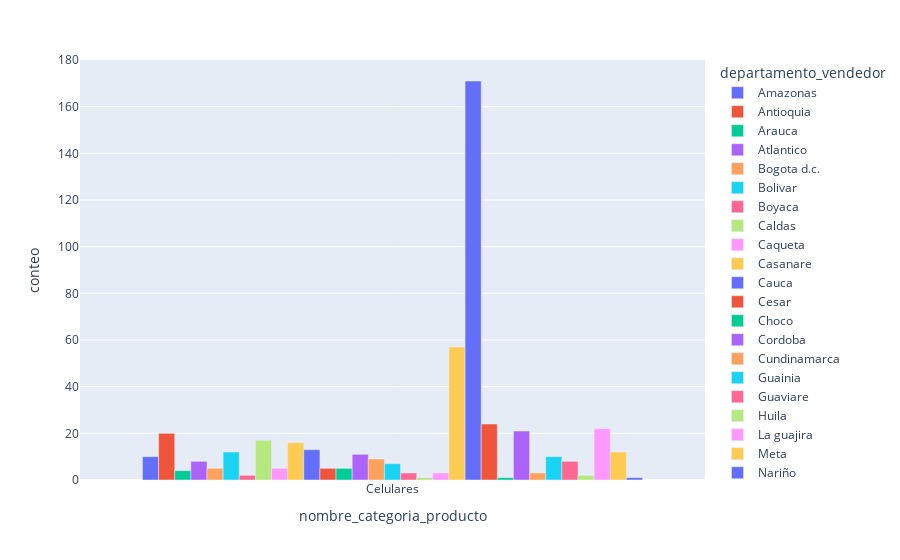

Source (notebook cell):
### Markdown cell above
## 3. Grafico de barras agrupadas

### Code cell
#Arreglar los datos 
data_producto=data.groupby(["departamento_vendedor","nombre_categoria_producto"]).count().reset_index()[["orden_id","departamento_vendedor","nombre_categoria_producto"]]
#cambiar el nombre de las columnas
data_producto=data_producto.rename(columns={"orden_id":"conteo"})
#filtrar por ciertos productos
data_producto=data_producto[data_producto["nombre_categoria_producto"]=="Celulares"]
fig2=px.bar(data_producto, x="nombre_categoria_producto", y="conteo", color="departamento_vendedor", barmode="group")
fig2.show()

### Figure 1 — Plotly figure (JSON) as saved in the notebook; plotly's stock layout.template omitted (floating-point values rounded to 4 significant figures)
{"data": [{"alignmentgroup": "True", "hovertemplate": "departamento_vendedor=Amazonas<br>nombre_categoria_producto=%{x}<br>conteo=%{y}<extra></extra>", "legendgroup": "Amazonas", "marker": {"color": "#636efa", "pattern": {"shape": ""}}, "name": "Amazonas", "offsetgroup": "Amazonas", "orientation": "v", "showlegend": true, "textposition": "auto", "type": "bar", "x": ["Celulares"], "xaxis": "x", "y": [10], "yaxis": "y"}, {"alignmentgroup": "True", "hovertemplate": "departamento_vendedor=Antioquia<br>nombre_categoria_producto=%{x}<br>conteo=%{y}<extra></extra>", "legendgroup": "Antioquia", "marker": {"color": "#EF553B", "pattern": {"shape": ""}}, "name": "Antioquia", "offsetgroup": "Antioquia", "orientation": "v", "showlegend": true, "textposition": "auto", "type": "bar", "x": ["Celulares"], "xaxis": "x", "y": [20], "yaxis": "y"}, {"alignmentgroup": "True", "hovertemplate": "departamento_vendedor=Arauca<br>nombre_categoria_producto=%{x}<br>conteo=%{y}<extra></extra>", "legendgroup": "Arauca", "marker": {"color": "#00cc96", "pattern": {"shape": ""}}, "name": "Arauca", "offsetgroup": "Arauca", "orientation": "v", "showlegend": true, "textposition": "auto", "type": "bar", "x": ["Celulares"], "xaxis": "x", "y": [4], "yaxis": "y"}, {"alignmentgroup": "True", "hovertemplate": "departamento_vendedor=Atlantico<br>nombre_categoria_producto=%{x}<br>conteo=%{y}<extra></extra>", "legendgroup": "Atlantico", "marker": {"color": "#ab63fa", "pattern": {"shape": ""}}, "name": "Atlantico", "offsetgroup": "Atlantico", "orientation": "v", "showlegend": true, "textposition": "auto", "type": "bar", "x": ["Celulares"], "xaxis": "x", "y": [8], "yaxis": "y"}, {"alignmentgroup": "True", "hovertemplate": "departamento_vendedor=Bogota d.c.<br>nombre_categoria_producto=%{x}<br>conteo=%{y}<extra></extra>", "legendgroup": "Bogota d.c.", "marker": {"color": "#FFA15A", "pattern": {"shape": ""}}, "name": "Bogota d.c.", "offsetgroup": "Bogota d.c.", "orientation": "v", "showlegend": true, "textposition": "auto", "type": "bar", "x": ["Celulares"], "xaxis": "x", "y": [5], "yaxis": "y"}, {"alignmentgroup": "True", "hovertemplate": "departamento_vendedor=Bolivar<br>nombre_categoria_producto=%{x}<br>conteo=%{y}<extra></extra>", "legendgroup": "Bolivar", "marker": {"color": "#19d3f3", "pattern": {"shape": ""}}, "name": "Bolivar", "offsetgroup": "Bolivar", "orientation": "v", "showlegend": true, "textposition": "auto", "type": "bar", "x": ["Celulares"], "xaxis": "x", "y": [12], "yaxis": "y"}, {"alignmentgroup": "True", "hovertemplate": "departamento_vendedor=Boyaca<br>nombre_categoria_producto=%{x}<br>conteo=%{y}<extra></extra>", "legendgroup": "Boyaca", "marker": {"color": "#FF6692", "pattern": {"shape": ""}}, "name": "Boyaca", "offsetgroup": "Boyaca", "orientation": "v", "showlegend": true, "textposition": "auto", "type": "bar", "x": ["Celulares"], "xaxis": "x", "y": [2], "yaxis": "y"}, {"alignmentgroup": "True", "hovertemplate": "departamento_vendedor=Caldas<br>nombre_categoria_producto=%{x}<br>conteo=%{y}<extra></extra>", "legendgroup": "Caldas", "marker": {"color": "#B6E880", "pattern": {"shape": ""}}, "name": "Caldas", "offsetgroup": "Caldas", "orientation": "v", "showlegend": true, "textposition": "auto", "type": "bar", "x": ["Celulares"], "xaxis": "x", "y": [17], "yaxis": "y"}, {"alignmentgroup": "True", "hovertemplate": "departamento_vendedor=Caqueta<br>nombre_categoria_producto=%{x}<br>conteo=%{y}<extra></extra>", "legendgroup": "Caqueta", "marker": {"color": "#FF97FF", "pattern": {"shape": ""}}, "name": "Caqueta", "offsetgroup": "Caqueta", "orientation": "v", "showlegend": true, "textposition": "auto", "type": "bar", "x": ["Celulares"], "xaxis": "x", "y": [5], "yaxis": "y"}, {"alignmentgroup": "True", "hovertemplate": "departamento_vendedor=Casanare<br>nombre_categoria_producto=%{x}<br>conteo=%{y}<extra></extra>", "legendgroup": "Casanare", "marker": {"color": "#FECB52", "pattern": {"shape": ""}}, "name": "Casanare", "offsetgroup": "Casanare", "orientation": "v", "showlegend": true, "textposition": "auto", "type": "bar", "x": ["Celulares"], "xaxis": "x", "y": [16], "yaxis": "y"}, {"alignmentgroup": "True", "hovertemplate": "departamento_vendedor=Cauca<br>nombre_categoria_producto=%{x}<br>conteo=%{y}<extra></extra>", "legendgroup": "Cauca", "marker": {"color": "#636efa", "pattern": {"shape": ""}}, "name": "Cauca", "offsetgroup": "Cauca", "orientation": "v", "showlegend": true, "textposition": "auto", "type": "bar", "x": ["Celulares"], "xaxis": "x", "y": [13], "yaxis": "y"}, {"alignmentgroup": "True", "hovertemplate": "departamento_vendedor=Cesar<br>nombre_categoria_producto=%{x}<br>conteo=%{y}<extra></extra>", "legendgroup": "Cesar", "marker": {"color": "#EF553B", "pattern": {"shape": ""}}, "name": "Cesar", "offsetgroup": "Cesar", "orientation": "v", "showlegend": true, "textposition": "auto", "type": "bar", "x": ["Celulares"], "xaxis": "x", "y": [5], "yaxis": "y"}, {"alignmentgroup": "True", "hovertemplate": "departamento_vendedor=Choco<br>nombre_categoria_producto=%{x}<br>conteo=%{y}<extra></extra>", "legendgroup": "Choco", "marker": {"color": "#00cc96", "pattern": {"shape": ""}}, "name": "Choco", "offsetgroup": "Choco", "orientation": "v", "showlegend": true, "textposition": "auto", "type": "bar", "x": ["Celulares"], "xaxis": "x", "y": [5], "yaxis": "y"}, {"alignmentgroup": "True", "hovertemplate": "departamento_vendedor=Cordoba<br>nombre_categoria_producto=%{x}<br>conteo=%{y}<extra></extra>", "legendgroup": "Cordoba", "marker": {"color": "#ab63fa", "pattern": {"shape": ""}}, "name": "Cordoba", "offsetgroup": "Cordoba", "orientation": "v", "showlegend": true, "textposition": "auto", "type": "bar", "x": ["Celulares"], "xaxis": "x", "y": [11], "yaxis": "y"}, {"alignmentgroup": "True", "hovertemplate": "departamento_vendedor=Cundinamarca<br>nombre_categoria_producto=%{x}<br>conteo=%{y}<extra></extra>", "legendgroup": "Cundinamarca", "marker": {"color": "#FFA15A", "pattern": {"shape": ""}}, "name": "Cundinamarca", "offsetgroup": "Cundinamarca", "orientation": "v", "showlegend": true, "textposition": "auto", "type": "bar", "x": ["Celulares"], "xaxis": "x", "y": [9], "yaxis": "y"}, {"alignmentgroup": "True", "hovertemplate": "departamento_vendedor=Guainia<br>nombre_categoria_producto=%{x}<br>conteo=%{y}<extra></extra>", "legendgroup": "Guainia", "marker": {"color": "#19d3f3", "pattern": {"shape": ""}}, "name": "Guainia", "offsetgroup": "Guainia", "orientation": "v", "showlegend": true, "textposition": "auto", "type": "bar", "x": ["Celulares"], "xaxis": "x", "y": [7], "yaxis": "y"}, {"alignmentgroup": "True", "hovertemplate": "departamento_vendedor=Guaviare<br>nombre_categoria_producto=%{x}<br>conteo=%{y}<extra></extra>", "legendgroup": "Guaviare", "marker": {"color": "#FF6692", "pattern": {"shape": ""}}, "name": "Guaviare", "offsetgroup": "Guaviare", "orientation": "v", "showlegend": true, "textposition": "auto", "type": "bar", "x": ["Celulares"], "xaxis": "x", "y": [3], "yaxis": "y"}, {"alignmentgroup": "True", "hovertemplate": "departamento_vendedor=Huila<br>nombre_categoria_producto=%{x}<br>conteo=%{y}<extra></extra>", "legendgroup": "Huila", "marker": {"color": "#B6E880", "pattern": {"shape": ""}}, "name": "Huila", "offsetgroup": "Huila", "orientation": "v", "showlegend": true, "textposition": "auto", "type": "bar", "x": ["Celulares"], "xaxis": "x", "y": [1], "yaxis": "y"}, {"alignmentgroup": "True", "hovertemplate": "departamento_vendedor=La guajira<br>nombre_categoria_producto=%{x}<br>conteo=%{y}<extra></extra>", "legendgroup": "La guajira", "marker": {"color": "#FF97FF", "pattern": {"shape": ""}}, "name": "La guajira", "offsetgroup": "La guajira", "orientation": "v", "showlegend": true, "textposition": "auto", "type": "bar", "x": ["Celulares"], "xaxis": "x", "y": [3], "yaxis": "y"}, {"alignmentgroup": "True", "hovertemplate": "departamento_vendedor=Meta<br>nombre_categoria_producto=%{x}<br>conteo=%{y}<extra></extra>", "legendgroup": "Meta", "marker": {"color": "#FECB52", "pattern": {"shape": ""}}, "name": "Meta", "offsetgroup": "Meta", "orientation": "v", "showlegend": true, "textposition": "auto", "type": "bar", "x": ["Celulares"], "xaxis": "x", "y": [57], "yaxis": "y"}, {"alignmentgroup": "True", "hovertemplate": "departamento_vendedor=Nariño<br>nombre_categoria_producto=%{x}<br>conteo=%{y}<extra></extra>", "legendgroup": "Nariño", "marker": {"color": "#636efa", "pattern": {"shape": ""}}, "name": "Nariño", "offsetgroup": "Nariño", "orientation": "v", "showlegend": true, "textposition": "auto", "type": "bar", "x": ["Celulares"], "xaxis": "x", "y": [171], "yaxis": "y"}, {"alignmentgroup": "True", "hovertemplate": "departamento_vendedor=Norte de santander<br>nombre_categoria_producto=%{x}<br>conteo=%{y}<extra></extra>", "legendgroup": "Norte de santander", "marker": {"color": "#EF553B", "pattern": {"shape": ""}}, "name": "Norte de santander", "offsetgroup": "Norte de santander", "orientation": "v", "showlegend": true, "textposition": "auto", "type": "bar", "x": ["Celulares"], "xaxis": "x", "y": [24], "yaxis": "y"}, {"alignmentgroup": "True", "hovertemplate": "departamento_vendedor=Putumayo<br>nombre_categoria_producto=%{x}<br>conteo=%{y}<extra></extra>", "legendgroup": "Putumayo", "marker": {"color": "#00cc96", "pattern": {"shape": ""}}, "name": "Putumayo", "offsetgroup": "Putumayo", "orientation": "v", "showlegend": true, "textposition": "auto", "type": "bar", "x": ["Celulares"], "xaxis": "x", "y": [1], "yaxis": "y"}, {"alignmentgroup": "True", "hovertemplate": "departamento_vendedor=Risaralda<br>nombre_categoria_producto=%{x}<br>conteo=%{y}<extra></extra>", "legendgroup": "Risaralda", "marker": {"color": "#ab63fa", "pattern": {"shape": ""}}, "name": "Risaralda", "offsetgroup": "Risaralda", "orientation": "v", "showlegend": true, "textposition": "auto", "type": "bar", "x": ["Celulares"], "xaxis": "x", "y": [21], "yaxis": "y"}, {"alignmentgroup": "True", "hovertemplate": "departamento_vendedor=San andres<br>nombre_categoria_producto=%{x}<br>conteo=%{y}<extra></extra>", "legendgroup": "San andres", "marker": {"color": "#FFA15A", "pattern": {"shape": ""}}, "name": "San andres", "offsetgroup": "San andres", "orientation": "v", "showlegend": true, "textposition": "auto", "type": "bar", "x": ["Celulares"], "xaxis": "x", "y": [3], "yaxis": "y"}, {"alignmentgroup": "True", "hovertemplate": "departamento_vendedor=Santander<br>nombre_categoria_producto=%{x}<br>conteo=%{y}<extra></extra>", "legendgroup": "Santander", "marker": {"color": "#19d3f3", "pattern": {"shape": ""}}, "name": "Santander", "offsetgroup": "Santander", "orientation": "v", "showlegend": true, "textposition": "auto", "type": "bar", "x": ["Celulares"], "xaxis": "x", "y": [10], "yaxis": "y"}, {"alignmentgroup": "True", "hovertemplate": "departamento_vendedor=Sucre<br>nombre_categoria_producto=%{x}<br>conteo=%{y}<extra></extra>", "legendgroup": "Sucre", "marker": {"color": "#FF6692", "pattern": {"shape": ""}}, "name": "Sucre", "offsetgroup": "Sucre", "orientation": "v", "showlegend": true, "textposition": "auto", "type": "bar", "x": ["Celulares"], "xaxis": "x", "y": [8], "yaxis": "y"}, {"alignmentgroup": "True", "hovertemplate": "departamento_vendedor=Tolima<br>nombre_categoria_producto=%{x}<br>conteo=%{y}<extra></extra>", "legendgroup": "Tolima", "marker": {"color": "#B6E880", "pattern": {"shape": ""}}, "name": "Tolima", "offsetgroup": "Tolima", "orientation": "v", "showlegend": true, "textposition": "auto", "type": "bar", "x": ["Celulares"], "xaxis": "x", "y": [2], "yaxis": "y"}, {"alignmentgroup": "True", "hovertemplate": "departamento_vendedor=Valle del cauca<br>nombre_categoria_producto=%{x}<br>conteo=%{y}<extra></extra>", "legendgroup": "Valle del cauca", "marker": {"color": "#FF97FF", "pattern": {"shape": ""}}, "name": "Valle del cauca", "offsetgroup": "Valle del cauca", "orientation": "v", "showlegend": true, "textposition": "auto", "type": "bar", "x": ["Celulares"], "xaxis": "x", "y": [22], "yaxis": "y"}, {"alignmentgroup": "True", "hovertemplate": "departamento_vendedor=Vaupes<br>nombre_categoria_producto=%{x}<br>conteo=%{y}<extra></extra>", "legendgroup": "Vaupes", "marker": {"color": "#FECB52", "pattern": {"shape": ""}}, "name": "Vaupes", "offsetgroup": "Vaupes", "orientation": "v", "showlegend": true, "textposition": "auto", "type": "bar", "x": ["Celulares"], "xaxis": "x", "y": [12], "yaxis": "y"}, {"alignmentgroup": "True", "hovertemplate": "departamento_vendedor=Vichada<br>nombre_categoria_producto=%{x}<br>conteo=%{y}<extra></extra>", "legendgroup": "Vichada", "marker": {"color": "#636efa", "pattern": {"shape": ""}}, "name": "Vichada", "offsetgroup": "Vichada", "orientation": "v", "showlegend": true, "textposition": "auto", "type": "bar", "x": ["Celulares"], "xaxis": "x", "y": [1], "yaxis": "y"}], "layout": {"barmode": "group", "legend": {"title": {"text": "departamento_vendedor"}, "tracegroupgap": 0}, "margin": {"t": 60}, "xaxis": {"anchor": "y", "domain": [0, 1], "title": {"text": "nombre_categoria_producto"}}, "yaxis": {"anchor": "x", "domain": [0, 1], "title": {"text": "conteo"}}}}
